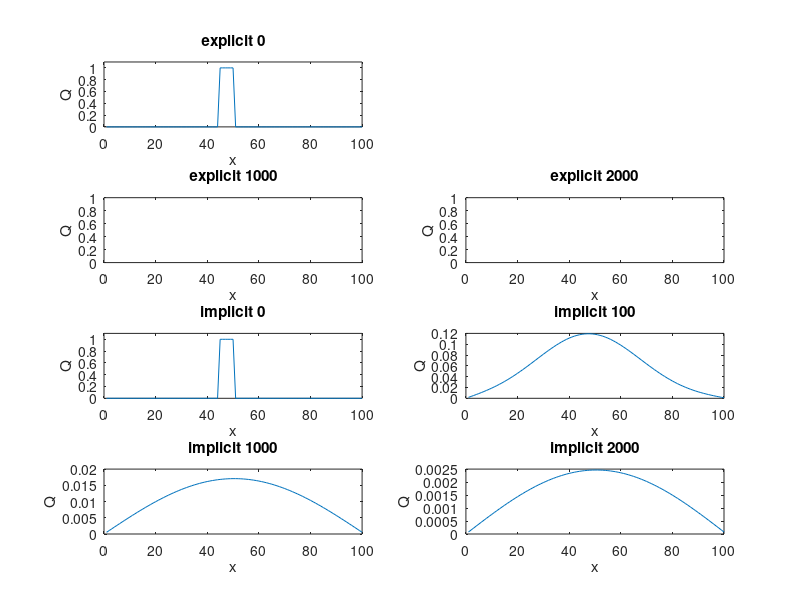

This chart was generated by the following MATLAB code:
h=1;
D=1;
dt=1*h^2/D;
t=1:100;
wx=t*0;
for j=45:1:50
    wx(j)=1;
end
for j=1:100
    for k=1:100
        if j==k
            T(j,k)=-2;
        else if abs(j-k)==1
                T(j,k)=1;
            else
                T(j,k)=0;
            end
        end
    end
end
for j=1:100
    for k=1:100
        if j==k
            I(j,k)=1;
       
        else
            I(j,k)=0;
        end
            
    end
end

figure(1);
%title('Heat flow example for Finite difference dt=1/4*h^2/D')

subplot(4,2,1);
Q=wx;
for j=1:1
    %Q=Q*(I+D*dt/h^2*T);
    %Q=Q*(I+D*dt/h^2*T)*inv(I-D*dt/h^2*T);
end
plot(Q);
xlabel('x');
ylabel('Q');
title('explicit 0');
ylim([0 1.1]);

subplot(4,2,2);
Q=wx;
for j=1:100
    Q=Q*(I+D*dt/h^2*T);
    %Q=Q*(I+D*dt/h^2*T)*inv(I-D*dt/h^2*T);
end
plot(Q);
xlabel('x');
ylabel('Q');
title('explicit 100');
%ylim([0 1.1]);


subplot(4,2,3);
Q=wx;
for j=1:1000
    Q=Q*(I+D*dt/h^2*T);
    %Q=Q*(I+D*dt/h^2*T)*inv(I-D*dt/h^2*T);
end
plot(Q);
xlabel('x');
ylabel('Q');
title('explicit 1000');
%ylim([0 1.1]);


subplot(4,2,4);
Q=wx;
for j=1:2000
    Q=Q*(I+D*dt/h^2*T);
    %Q=Q*(I+D*dt/h^2*T)*inv(I-D*dt/h^2*T);
end
plot(Q);
xlabel('x');
ylabel('Q');
title('explicit 2000');
%ylim([0 1.1]);


%%%%%%%%%%%%%%%%%%%%%%%%%%%%%%%%%%%%%%%%%%%%%%%%%%%%%%%%%%%%%%%%%%%%%%%%%%%%%%%%%%%%%%%%%

%title('Heat flow example for Finite difference dt=1/4*h^2/D')

subplot(4,2,5);
Q=wx;
for j=1:1
    %Q=Q*(I+D*dt/h^2*T);
    %Q=Q*(I+D*dt/h^2*T)*inv(I-D*dt/h^2*T);
end
plot(Q);
xlabel('x');
ylabel('Q');
title('implicit 0');
ylim([0 1.1]);

subplot(4,2,6);
Q=wx;
for j=1:100
    %Q=Q*(I+D*dt/h^2*T);
    Q=Q*(I+D*dt/h^2*T)*inv(I-D*dt/h^2*T);
end
plot(Q);
xlabel('x');
ylabel('Q');
title('implicit 100');
%ylim([0 1.1]);


subplot(4,2,7);
Q=wx;
for j=1:1000
    %Q=Q*(I+D*dt/h^2*T);
    Q=Q*(I+D*dt/h^2*T)*inv(I-D*dt/h^2*T);
end
plot(Q);
xlabel('x');
ylabel('Q');
title('implicit 1000');
%ylim([0 1.1]);


subplot(4,2,8);
Q=wx;
for j=1:2000
    %Q=Q*(I+D*dt/h^2*T);
    Q=Q*(I+D*dt/h^2*T)*inv(I-D*dt/h^2*T);
end
plot(Q);
xlabel('x');
ylabel('Q');
title('implicit 2000');
%ylim([0 1.1]);



